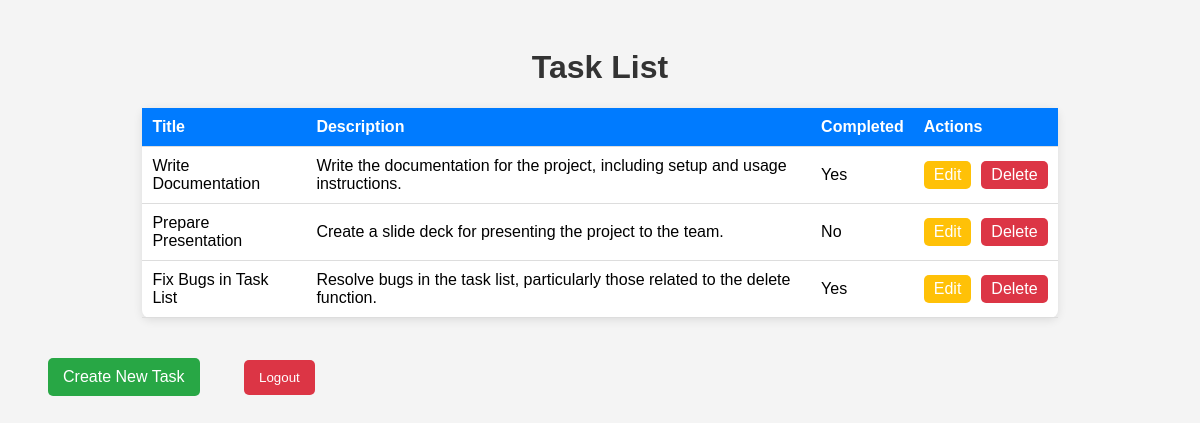
Page /tasks/ (signed in) on the committed database.
### base/models.py (models this page shows, shortened)
class Task(models.Model):
    user = models.ForeignKey(User, on_delete=models.CASCADE)
    title=models.CharField(max_length=200)
    description=models.TextField()
    completed=models.BooleanField(default=False)
    created_at=models.DateTimeField(auto_now_add=True)

### base/views.py (the view)
# urls.py: path('tasks/', views.task_list, name='task_list'),
@login_required  # Require the user to be logged in to view tasks
def task_list(request):
    tasks = Task.objects.filter(user=request.user)  # Get tasks for the logged-in user
    return render(request, 'base/task_list.html', {'tasks': tasks})

### base/templates/base/task_list.html (shortened to what this page needs)
<!DOCTYPE html>
<html lang="en">
<head>
</head>
<body>
    <h1>Task List</h1>
    <table>
        <thead>
            <tr>
                <th>Title</th>
                <th>Description</th>
                <th>Completed</th>
                <th>Actions</th>
            </tr>
        </thead>
        <tbody>
            {% for task in tasks %}
            <tr>
                <td>{{ task.title }}</td>
                <td>{{ task.description }}</td>
                <td>{{ task.completed|yesno:"Yes,No" }}</td>
                <td>
                    <div class="action-buttons">
                        <a href="{% url 'task_edit' task.pk %}" class="action-btn edit-btn">Edit</a>
                        <a href="{% url 'task_delete' task.pk %}" class="action-btn delete-btn" onclick="return confirm('Are you sure you want to delete this task?');">Delete</a>
                    </div>
                </td>
            </tr>
            {% endfor %}
        </tbody>
    </table>
    <a href="{% url 'task_create' %}" class="create-link">Create New Task</a>
    <form method="post" action="{% url 'logout' %}" style="display:inline;">
        <button type="submit" class="logout-btn">Logout</button>
    </form>
</body>
</html>

### base/templates/base/task_list.html (style rules this page uses)
body { font-family: Arial, sans-serif; background-color: #f4f4f4; padding: 20px; }
h1 { text-align: center; color: #333; }
table { width: 80%; margin: 20px auto; border-collapse: collapse; background-color: #fff; border-radius: 8px; box-shadow: 0 2px 10px rgba(0, 0, 0, 0.1); }
th, td { padding: 10px; text-align: left; border-bottom: 1px solid #ddd; }
th { background-color: #007bff; color: white; }
.action-btn { padding: 5px 10px; color: white; text-decoration: none; border-radius: 5px; }
.edit-btn { background-color: #ffc107; margin-right: 10px; }
.delete-btn { background-color: #dc3545; }
.action-buttons { display: flex; }
a.create-link { display: inline-block; margin: 20px; padding: 10px 15px; background-color: #28a745; color: white; text-decoration: none; border-radius: 5px; }
.logout-btn { display: inline-block; margin: 20px; padding: 10px 15px; background-color: #dc3545; color: white; text-decoration: none; border-radius: 5px; border: none; cursor: pointer; }

### rows in the picture
Task: title "Write Documentation", description "Write the documentation for the project, including setup and usage instructions.", completed "Yes"
Task: title "Prepare Presentation", description "Create a slide deck for presenting the project to the team.", completed "No"
Task: title "Fix Bugs in Task List", description "Resolve bugs in the task list, particularly those related to the delete function.", completed "Yes"
